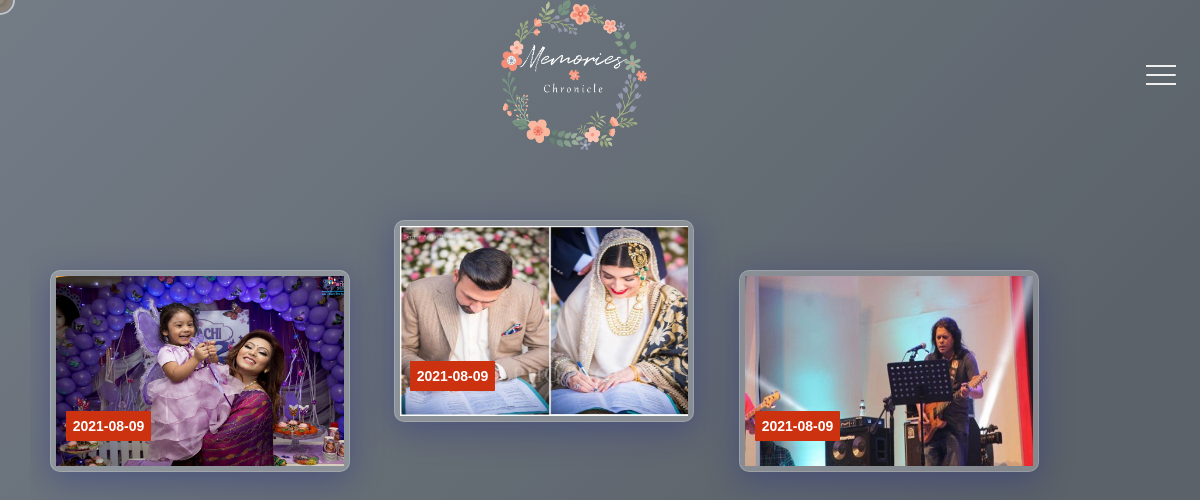
Screenshot of /blog.php with the database file from the repository.
### tables this page shows
CREATE TABLE `user_blog` (
  `id` int(11) NOT NULL,
  `title` varchar(255) NOT NULL,
  `image` text NOT NULL,
  `date` varchar(50) NOT NULL,
  `time` varchar(50) NOT NULL,
  `user_id` int(11) NOT NULL,
  `user_name` varchar(255) NOT NULL
);

### blog.php (the view, shortened to what this page needs)
<?php
include "./admin/includes/connection.php";
?>
<!DOCTYPE html>
<html lang="en">
  <head>
    <link rel="stylesheet" href="./css/main.css" />
    <link rel="stylesheet" href="./css/contact.css" />
    <link rel="stylesheet" href="./css/blog.css" />
    <link rel="stylesheet" href="./css/courser.css" />
    <link rel="stylesheet" href="./css/transition.css" />
    <link
      rel="stylesheet"
      href="https://cdnjs.cloudflare.com/ajax/libs/font-awesome/5.15.3/css/all.min.css"
    />
  </head>
  <body>
    <section class="header">
      <div class="container">
        <div class="navbar">
          <div class="menu">
            <img class="blogo" src="./images/logo2.png" alt="" />
            <div class="hamburger-menu" id="h-menu">
              <div class="bar"></div>
            </div>
          </div>
        </div>
        <div class="main-container">
          <div class="main">
            <header>
              <div class="blog-wrapper">
                <div class="blog-container">
                  <div class="demo-wrapper">
                    <ul class="blog-items">
                    <?php
                        $sql = "SELECT * FROM user_blog ";
                        $result = $conn->query($sql);
                        if($result !== false && $result->num_rows > 0){
                          while($row = $result->fetch_assoc()){
                    ?>
                       <li class="item">
                          <figure>
                             <div class="view">
                                <img src="./images/user post image/<?php echo $row['image']?>" />
                             </div>
                          </figure>
                          <div class="date"><?php echo $row['date']?></div>
                       </li>
                       <?php
                          }
                        }
                       ?>
                    </ul>
                 </div>
                </div>
              </div>
              </header>
          </div>
        </div>
        <div class="links">
          <ul>
            <li>
            </li>
            <li>
            </li>
            <li>
            </li>
            <li>
            </li>
            <li>
            </li>
            <li>
            </li>
            <li>
            </li>
          </ul>
        </div>
      </div>
    </section>
  </body>
</html>

### css/main.css (style rules this page uses)
* { padding: 0; margin: 0; -webkit-box-sizing: border-box; box-sizing: border-box; cursor: none !important; }
body, button { font-family: 'Poppins', sans-serif; }
.header .container { min-height: 100vh; width: 100%; background-color: #485461; background-image: linear-gradient(135deg, #485461 0%, #28313b 74%); overflow-x: hidden; -webkit-transform-style: preserve-3d; transform-style: preserve-3d; }
.header .container .navbar { position: fixed; top: 0; left: 0; width: 100%; z-index: 10; height: 3rem; }
.header .container .navbar .menu { max-width: 72rem; width: 100%; margin: 0 auto; padding: 0; display: -webkit-box; display: -ms-flexbox; display: flex; -webkit-box-pack: end; -ms-flex-pack: end; justify-content: flex-end; -webkit-box-align: center; -ms-flex-align: center; align-items: center; color: #fff; }
.header .container .navbar .menu .blogo { height: 150px; width: 150px; margin: auto; }
.header .container .navbar .menu .hamburger-menu { height: 4rem; width: 3rem; display: -webkit-box; display: -ms-flexbox; display: flex; -webkit-box-align: center; -ms-flex-align: center; align-items: center; -webkit-box-pack: end; -ms-flex-pack: end; justify-content: flex-end; }
.header .container .navbar .menu .hamburger-menu .bar { width: 1.9rem; height: 1.5px; border-radius: 2px; background-color: #eee; -webkit-transition: 0.5s; transition: 0.5s; position: relative; }
.header .container .navbar .menu .hamburger-menu .bar::before, .header .container .navbar .menu .hamburger-menu .bar::after { content: ''; position: absolute; width: inherit; height: inherit; background-color: #eee; -webkit-transition: 0.5s; transition: 0.5s; }
.header .container .navbar .menu .hamburger-menu .bar::before { -webkit-transform: translateY(-9px); transform: translateY(-9px); }
.header .container .navbar .menu .hamburger-menu .bar::after { -webkit-transform: translateY(9px); transform: translateY(9px); }
.header .container .main-container .main { position: relative; width: 100%; left: 0; z-index: 5; overflow: hidden; -webkit-transform-origin: left; transform-origin: left; -webkit-transform-style: preserve-3d; transform-style: preserve-3d; -webkit-transition: 0.5s; transition: 0.5s; }
.header .container .main-container .main header { min-height: 100vh; width: 100%; position: relative; }
.header .links { position: absolute; width: 30%; right: 0; top: 0; height: 100vh; z-index: 2; display: -webkit-box; display: -ms-flexbox; display: flex; -webkit-box-pack: center; -ms-flex-pack: center; justify-content: center; -webkit-box-align: center; -ms-flex-align: center; align-items: center; }
.header .links ul { list-style: none; }

### rows the page displays
user_blog: image (picture), date "2021-08-09"
user_blog: image (picture), date "2021-08-09"
user_blog: image (picture), date "2021-08-09"
